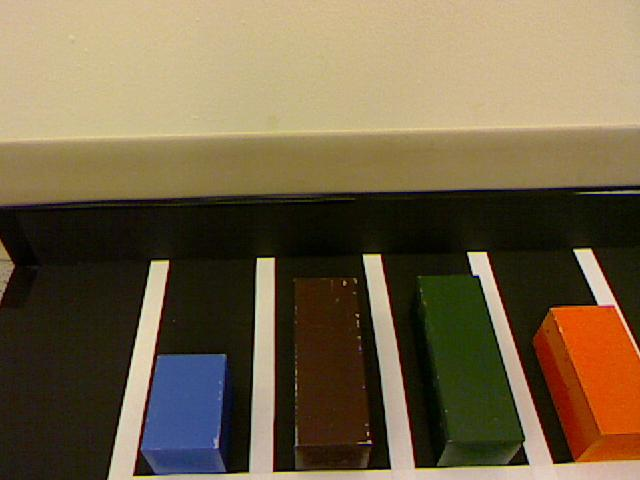
#> input picture PyCVSandbox/pyBlockDetection/pic1.jpg, 640 x 480 px, given in place of the camera
$ python linewalking.py   (older library calls are emulated)
#> lines starting #> are read from the running program, lines starting #| are printed output that depends on the picture; after the words box and inside, x2 and y2 are one past the last pixel; in counts of white or black regions, pixels touching at a corner belong together
### qwe/vision/cv/main.py
"""
Driver program for running a FrameProcessor.
Usage: main.py [<image filename>]
"""

import sys
import cv2
from util import KeyCode
from base import FrameProcessor

def main(processorType=FrameProcessor, delay=20, showInput=True, showOutput=True, showFPS=False):
    """Run a FrameProcessor on a static image (repeatedly) or on frames from a camera."""
#> called with delay = 20, showInput = True, showOutput = True, showFPS = False
    # TODO Accept video file as input

    # * Initialize flags
    isOkay = False
    isStaticImage = False
    showKeys = False

    # * Read input image, if specified
    if len(sys.argv) >= 2:
        imageInFilename = sys.argv[1]
        print "main(): Reading image: \"" + imageInFilename + "\""
        frame = cv2.imread(imageInFilename)
        if frame is not None:
            if showInput:
              cv2.imshow("Input", frame)
            isStaticImage = True
            isOkay = True
        else:
            print "main(): Error reading image; fallback to camera."

    # * Open camera if not input image provided/available
    if not isStaticImage:
        print "main(): Opening camera..."
        camera = cv2.VideoCapture(0)
        isOkay = True

    # * Final check before processing loop
    if not isOkay:
        return

    # * Create FrameProcessor object, initialize supporting variables
    processor = processorType()
    fresh = True

    # * Processing loop
    timeStart = cv2.getTickCount() / cv2.getTickFrequency()
    timeLast = timeNow = 0.0
    while(1):
        # ** Timing: Obtain relative timestamp for this loop iteration
        timeNow = (cv2.getTickCount() / cv2.getTickFrequency()) - timeStart
        if showFPS:
            timeDiff = (timeNow - timeLast)
            fps = (1.0 / timeDiff) if (timeDiff > 0.0) else 0.0
            print "main(): {0:5.2f} fps".format(fps)

        # ** If not static image, read frame from camera
        if not isStaticImage:
            _, frame = camera.read()
#> frame is the input picture: shape (480, 640, 3); mean B, G, R 70.9, 98.8, 114.6
            if showInput:
                cv2.imshow("Input", frame)

        # ** Initialize FrameProcessor, if required
        if(fresh):
            processor.initialize(frame, timeNow) # timeNow should be zero on initialize
            fresh = False

        # ** Process frame
        keepRunning, imageOut = processor.process(frame, timeNow)
        if showOutput and imageOut is not None:
            cv2.imshow("Output", imageOut)
        if not keepRunning:
            break

        # ** Process keyboard events with inter-frame delay
        key = cv2.waitKey(delay)
        if key != -1:
            keyCode = key & 0x00007f  # key code is in the last 8 bits, pick 7 bits for correct ASCII interpretation (8th bit indicates
            keyChar = chr(keyCode) if not (key & KeyCode.SPECIAL) else None # if keyCode is normal, convert to char (str)

            if showKeys:
                print "main(): " + KeyCode.describeKey(key)
                #print "main(): key = {key:#06x}, keyCode = {keyCode}, keyChar = {keyChar}".format(key=key, keyCode=keyCode, keyChar=keyChar)

            if keyCode == 0x1b or keyChar == 'q':
                break
            elif keyChar == 'f':
                showFPS = not showFPS
            elif keyChar == 'k':
                showKeys = not showKeys
            elif keyChar == 'i':
                showInput = not showInput
                if not showInput:
                    cv2.destroyWindow("Input")
            elif keyChar == 'o':
                showOutput = not showOutput
                if not showOutput:
                    cv2.destroyWindow("Output")
            elif not processor.onKeyPress(key, keyChar):
                break

        # TODO Implement pause on SPACE

        # ** Timing: Save timestamp for fps calculation
        timeLast = timeNow

    # * Clean-up
    print "main(): Cleaning up..."
    cv2.destroyAllWindows()
    if not isStaticImage:
        camera.release()

# Run main() function
# [2 lines that do not run on import are left out]

### qwe/vision/cv/linedetection.py
"""
White line detection.
For usage, see pycv.main module.
"""

import numpy as np
import cv2
from util import Enum
from base import FrameProcessor
from main import main

class Line:
    """Represents a line in 2D space."""

    def __init__(self, linePt1, linePt2):
        self.pt1 = linePt1
        self.pt2 = linePt2
        self.delta = np.subtract(self.pt2, self.pt1)
        self.m = float(self.delta[1]) / float(self.delta[0]) if self.delta[0] != 0.0 else (np.inf if self.delta[1] >=0 else -np.inf)
        self.c = self.pt1[1] - self.m * self.pt1[0]
        #print "delta = {0}, m = {1}, c = {2}".format(self.delta, self.m, self.c)

    def renderTo(self, imageOut):
        if np.isinf(self.m) or np.isinf(self.c):
            return

        dispPt1 = (0, int(self.c))
        dispPt2 = (imageOut.shape[1], int(self.m * imageOut.shape[1] + self.c))
        # TODO Clip points to imageOut, or rely on clipping in cv2.line()?
        cv2.line(imageOut, dispPt1, dispPt2, (0, 255, 0), 2)


class LineDetector(FrameProcessor):
    """Detects thick white lines."""

    State = Enum(['INIT', 'ACTIVE', 'DONE', 'FAILED'])
    MIN_GOOD_FRAMES = 5
    MAX_BAD_FRAMES = 15

    def __init__(self):
        FrameProcessor.__init__(self)
        self.debug = True
        self.state = LineDetector.State.INIT

    def initialize(self, imageIn, timeNow):
#> called with timeNow = 2.98e-05
        self.image = imageIn
        self.imageSize = (self.image.shape[1], self.image.shape[0]) # (width, height)
#> self.imageSize = (640, 480)
        self.imageOut = self.image.copy()
        self.goodFrames = 0
        self.badFrames = 0
        print "LineDetector.initialize(): Image size = " + str(self.imageSize)
#| LineDetector.initialize(): Image size = (640, 480)

        # Define corner template
        self.templateCorner = np.zeros((60, 60), np.uint8)
        self.templateCornerOffset = np.divide(self.templateCorner.shape, 2)
        cv2.rectangle(self.templateCorner, (0, 0), (40, 40), 255, cv2.cv.CV_FILLED)
#> self.templateCorner: shape (60, 60); 46.7% white; 1 white region, box (x1, y1, x2, y2) and area: (0, 0, 41, 41) 1681
        cv2.rectangle(self.templateCorner, (0, 0), (20, 20), 0, cv2.cv.CV_FILLED)
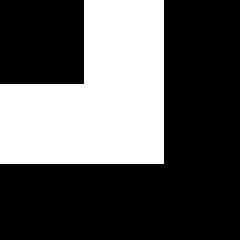
#> self.templateCorner: shape (60, 60) (shown 4 times larger); 34.4% white; 1 white region, box (x1, y1, x2, y2) and area: (0, 0, 41, 41) 1240
        cv2.imshow("Corner template", self.templateCorner)

        # TODO Define T template

        self.state = LineDetector.State.ACTIVE

    def process(self, imageIn, timeNow):
        #self.logd("process", "[{0}]".format(LineDetector.State.toString(self.state)));
#> called with timeNow = 2.98e-05
        self.image = imageIn
        self.imageOut = self.image.copy()

        # * Obtain grayscale image
        #gray = cv2.cvtColor(self.image, cv2.COLOR_BGR2GRAY)
        #cv2.imshow("Gray", gray)

        # * Convert image to HSV space, and extract H, S, V channels
        imageHSV = cv2.cvtColor(self.image, cv2.COLOR_BGR2HSV_FULL)
#> imageHSV: shape (480, 640, 3); mean H, S, V 37.8, 136.8, 117.7
        imageH, imageS, imageV = cv2.split(imageHSV)
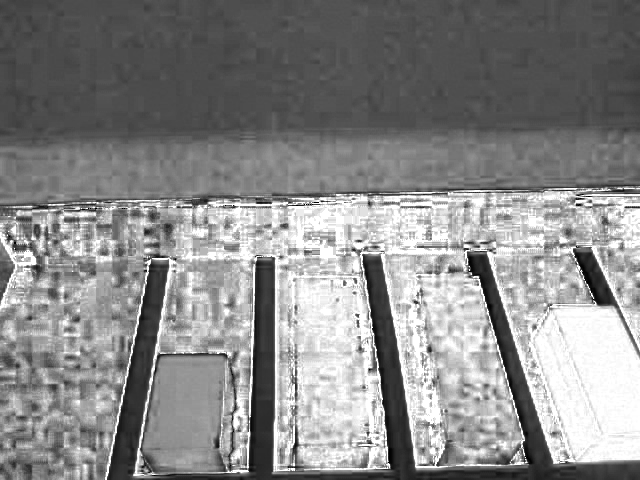
#> imageS: shape (480, 640); min 0, max 255, mean 136.8
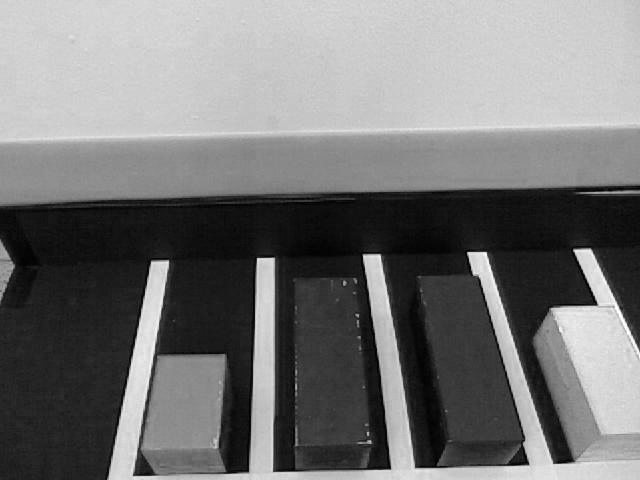
#> imageV: shape (480, 640); min 0, max 255, mean 117.7
        #cv2.imshow("Hue", imageH)
        #cv2.imshow("Sat", imageS)
        #cv2.imshow("Val", imageV)

        # * Apply saturation-value filter to extract white regions
        _, maskLowSat = cv2.threshold(imageS, 64, 255, cv2.THRESH_BINARY_INV)
#> maskLowSat: shape (480, 640); 7.9% white; 291 white regions (253 under 20 px), largest, box (x1, y1, x2, y2) and area: (138, 252, 640, 480) 16177, (107, 263, 168, 480) 4461, (573, 249, 617, 307) 988
        _, maskHighVal = cv2.threshold(imageV, 192, 255, cv2.THRESH_BINARY)
#> maskHighVal: shape (480, 640); 36.2% white; 53 white regions (46 under 20 px), largest, box (x1, y1, x2, y2) and area: (0, 0, 640, 142) 85512, (343, 252, 640, 480) 8637, (553, 249, 640, 434) 8464
        #cv2.imshow("Low sat mask", maskLowSat)
        #cv2.imshow("High val mask", maskHighVal)
        maskWhite = cv2.bitwise_and(maskLowSat, maskHighVal)
#> maskWhite: shape (480, 640); 5.4% white; 91 white regions (77 under 20 px), largest, box (x1, y1, x2, y2) and area: (343, 255, 640, 480) 5790, (109, 263, 168, 480) 4208, (212, 260, 312, 480) 3708
        maskWhite = cv2.morphologyEx(maskWhite, cv2.MORPH_OPEN, cv2.getStructuringElement(cv2.MORPH_ELLIPSE, (5, 5)))
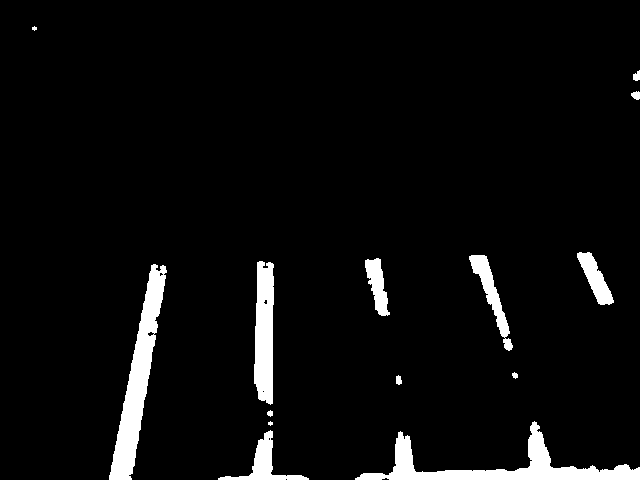
#> maskWhite: shape (480, 640); 4.9% white; 14 white regions (2 under 20 px), largest, box (x1, y1, x2, y2) and area: (355, 421, 640, 480) 4236, (109, 264, 167, 480) 4172, (254, 261, 274, 405) 2399
        cv2.imshow("White mask", maskWhite)

        # * Convolve corner template over white mask to find corners
        methodMatchCorner = cv2.cv.CV_TM_SQDIFF_NORMED
        matchCorner = cv2.matchTemplate(maskWhite, self.templateCorner, methodMatchCorner)
        cv2.imshow("Corner match", matchCorner)

        # ** Find first corner
        minVal, maxVal, minLoc, maxLoc = cv2.minMaxLoc(matchCorner)
#> minVal = 0.593; maxVal = 1; minLoc = (232, 359); maxLoc = (0, 0)
        #print "minVal = {0}, maxVal = {1}, minLoc = {2}, maxLoc = {3}".format(minVal, maxVal, minLoc, maxLoc)
        bestLoc = minLoc if methodMatchCorner == cv2.cv.CV_TM_SQDIFF_NORMED else maxLoc
#> bestLoc = (232, 359)
        bestLocCorrected = tuple(np.add(bestLoc, self.templateCornerOffset))
#> bestLocCorrected = (262, 389)
        cv2.circle(self.imageOut, bestLocCorrected, 25, (0, 255, 255), 2)
        linePt1 = bestLocCorrected
#> linePt1 = (262, 389)

        # ** Occlude first corner region to find next
        cv2.circle(matchCorner, bestLoc, 25, 1.0, cv2.cv.CV_FILLED)
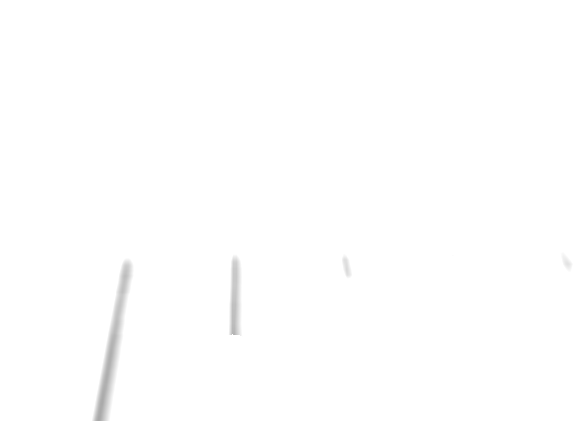
#> matchCorner: shape (421, 581) float32; min 0.663, max 1, mean 0.998
        minVal, maxVal, minLoc, maxLoc = cv2.minMaxLoc(matchCorner)
#> minVal = 0.663; minLoc = (98, 420)
        bestLoc = minLoc if methodMatchCorner == cv2.cv.CV_TM_SQDIFF_NORMED else maxLoc
#> bestLoc = (98, 420)
        bestLocCorrected = tuple(np.add(bestLoc, self.templateCornerOffset))
#> bestLocCorrected = (128, 450)
        cv2.circle(self.imageOut, bestLocCorrected, 25, (255, 255, 0), 2)
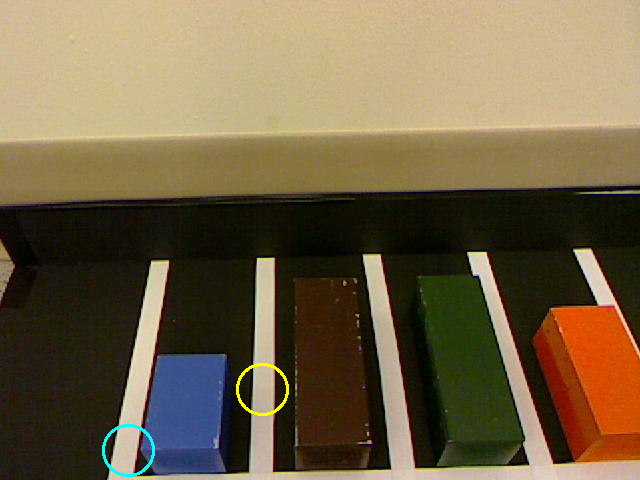
#> self.imageOut: shape (480, 640, 3); mean B, G, R 71.1, 99.4, 114.8
        linePt2 = bestLocCorrected
#> linePt2 = (128, 450)

        # TODO Abstract out bestLoc finding to a separate function to promote code reuse and extensibility
        # TODO Use corresponding value as a certainty measure

        # * Find a line passing through corners found
        self.primaryLine = Line(linePt1, linePt2)
#> in __init__, `self.pt1 = linePt1`: self.pt1 = (262, 389)
#> in __init__, `self.pt2 = linePt2`: self.pt2 = (128, 450)
#> in __init__, `self.delta = np.subtract(self.pt2, self.pt1)`: self.delta = [-134, 61]
#> in __init__, `self.m = float(self.delta[1]) / float(self.delta[0]) if self.delta[0] ..`: self.m = -0.455
#> in __init__, `self.c = self.pt1[1] - self.m * self.pt1[0]`: self.c = 508.3
        self.primaryLine.renderTo(self.imageOut)
#> in renderTo, `dispPt1 = (0, int(self.c))`: dispPt1 = (0, 508)
#> in renderTo, `dispPt2 = (imageOut.shape[1], int(self.m * imageOut.shape[1] + self.c))`: dispPt2 = (640, 216)
        #cv2.line(self.imageOut, linePt1, linePt2, (0, 255, 0), 2)

        # * TODO Convolve T template to find T junctions, and line passing through them
        # * TODO Test which is more robust (corners vs T junctions) and pick one method

        # TODO Set state based on whether a consistent line was found or not (goodFrames >= MIN_GOOD_FRAMES);
        #   if too many frames have passed (badFrames > MAX_BAD_FRAMES), signal failure

        return True, self.imageOut


# Run a LineDetector instance using pycv.main.main()
# [2 lines that do not run on import are left out]

### qwe/vision/cv/base.py
"""
Base classes for OpenCV-based computer vision.
"""

import numpy as np
import cv2
from util import log

class FrameProcessor:
    """Processes a sequence of images (frames)."""

    def __init__(self):
        self.debug = False # call base.FrameProcessor.__init__(self) and override self.debug

    # [10 lines left out: functions initialize, process, not called in this run]

    def onKeyPress(self, key, keyChar=None):
        return True

    # [5 lines left out: function logd, not called in this run]

### qwe/vision/cv/linewalking.py
"""
Navigation along a white line using visual feedback.
"""

import numpy as np
import cv2
from util import rotateImage
from base import FrameProcessor
from main import main
from linedetection import Line, LineDetector

class LineWalker(FrameProcessor):
    """Navigates parallel to a white line boundary of a pickup/dropoff region."""

    def __init__(self):
        FrameProcessor.__init__(self)
        self.debug = True

    def initialize(self, imageIn, timeNow):
        #self.image = imageIn
        #self.imageSize = (self.image.shape[1], self.image.shape[0]) # (width, height)

        self.detector = LineDetector()
        self.detector.initialize(imageIn, timeNow)
        self.heading = 0.0  # degrees

    def process(self, imageIn, timeNow):
        #self.image = imageIn

        # [Sim] Turn imageIn by current angle = self.heading
        if self.heading != 0.0:
            #self.logd("process", "Heading = %.2f" % self.heading)
            imageIn = rotateImage(imageIn, self.heading)

        # Run LineDetector for one iteration
        keepRunning, imageOut = self.detector.process(imageIn, timeNow)
#> keepRunning = True

        # Grab detected line, if any (TODO Skip if not found / confidence is low)
        whiteLine = self.detector.primaryLine
        ptLeft = (0, int(whiteLine.c))
#> ptLeft = (0, 508)
        ptRight = (imageOut.shape[1], int(whiteLine.m * imageOut.shape[1] + whiteLine.c))
#> ptRight = (640, 216)
        cv2.circle(imageOut, ptLeft, 10, (255, 0, 0), 2)
        cv2.circle(imageOut, ptRight, 10, (255, 0, 0), 2)
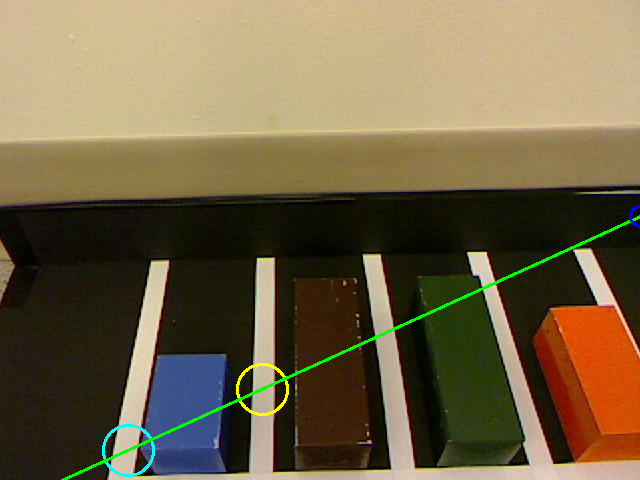
#> imageOut: shape (480, 640, 3); mean B, G, R 70.9, 100.5, 114.4

        # TODO Issue micro navigation commands to align self with line
        # [Sim] Artificially change self heading
        if abs(ptLeft[1] - ptRight[1]) < 5.0:
            pass
        elif ptLeft[1] < ptRight[1]:
            self.heading += 1.0
        else:
            self.heading -= 1.0

        # TODO Based on self.detector.state, iterate through move-check loop

        return keepRunning, imageOut

    def onKeyPress(self, key, keyChar=None):
        if keyChar == None:  # special key
            keyByte = key & 0xff

            if keyByte == 0x51:  # LEFT
                self.heading -= 1.0
            elif keyByte == 0x53:  # RIGHT
                self.heading += 1.0

        return True


# Run a LineNavigator instance using pycv.main.main()
if __name__ == "__main__":
    main(LineWalker)
#> in main, `keepRunning, imageOut = processor.process(frame, timeNow)`: keepRunning = True
#> (key Esc is pressed here)

$ run again, on PyCVSandbox/pyBlockDetection/pic10.jpg
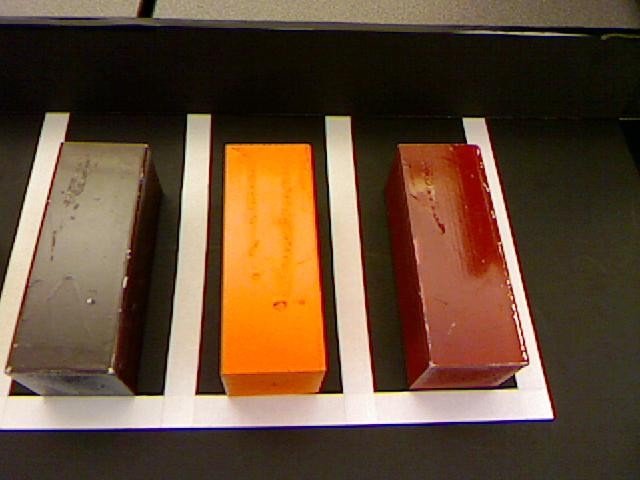
#> input picture PyCVSandbox/pyBlockDetection/pic10.jpg, 640 x 480 px, given in place of the camera
#> in main, frame is the input picture: shape (480, 640, 3); mean B, G, R 54.2, 76, 100.9
#| LineDetector.initialize(): Image size = (640, 480)
#> imageHSV: shape (480, 640, 3); mean H, S, V 32.1, 139.9, 101.7
#> maskLowSat: shape (480, 640); 18.3% white; 494 white regions (395 under 20 px), largest, box (x1, y1, x2, y2) and area: (0, 112, 553, 429) 41151, (36, 194, 129, 288) 4851, (0, 0, 136, 22) 2207
#> maskHighVal: shape (480, 640); 19.6% white; 81 white regions (74 under 20 px), largest, box (x1, y1, x2, y2) and area: (0, 118, 553, 430) 37926, (222, 144, 326, 376) 21550, (270, 378, 321, 393) 174
#> in process, `minVal, maxVal, minLoc, maxLoc = cv2.minMaxLoc(matchCorner)`: minVal = 0.295; maxVal = 1; minLoc = (506, 378); maxLoc = (0, 0)
#> in process, `bestLoc = minLoc if methodMatchCorner == cv2.cv.CV_TM_SQDIFF_NORMED el..`: bestLoc = (506, 378)
#> in process, `bestLocCorrected = tuple(np.add(bestLoc, self.templateCornerOffset))`: bestLocCorrected = (536, 408)
#> in process, `cv2.circle(matchCorner, bestLoc, 25, 1.0, cv2.cv.CV_FILLED)`:
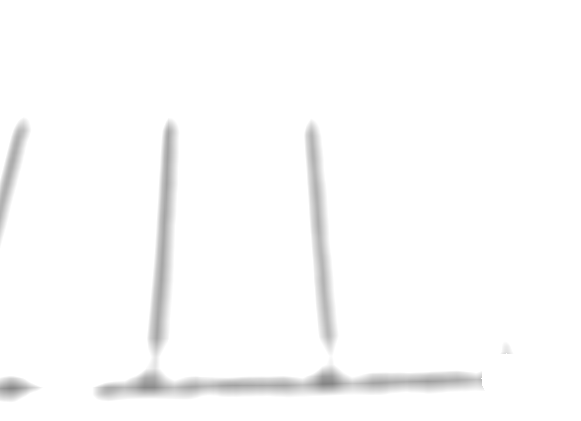
#> matchCorner: shape (421, 581) float32; min 0.523, max 1, mean 0.986
#> in process, `minVal, maxVal, minLoc, maxLoc = cv2.minMaxLoc(matchCorner)`: minVal = 0.523; minLoc = (324, 383)
#> in process, `bestLocCorrected = tuple(np.add(bestLoc, self.templateCornerOffset))`: bestLocCorrected = (354, 413)
#> self.pt1 = (536, 408)
#> self.pt2 = (354, 413)
#> self.delta = [-182, 5]
#> self.m = -0.0275
#> self.c = 422.7
#> dispPt1 = (0, 422)
#> dispPt2 = (640, 405)
#> in process, `keepRunning, imageOut = self.detector.process(imageIn, timeNow)`: keepRunning = True
#> ptLeft = (0, 422)
#> ptRight = (640, 405)
#> in process, `cv2.circle(imageOut, ptLeft, 10, (255, 0, 0), 2)`:
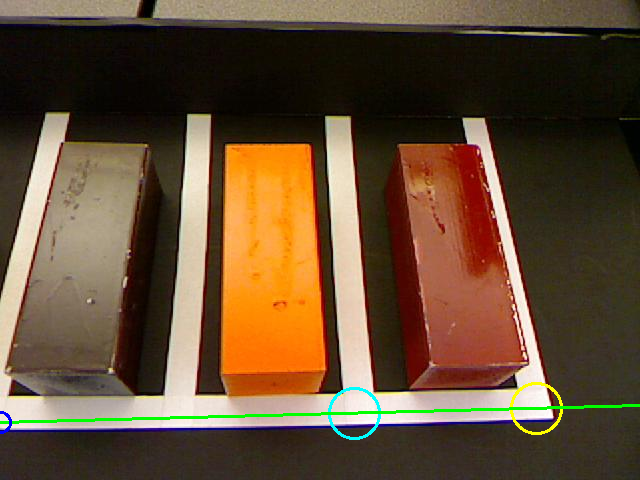
#> imageOut: shape (480, 640, 3); mean B, G, R 53.1, 76.8, 99.6
#> in main, `keepRunning, imageOut = processor.process(frame, timeNow)`: keepRunning = True
